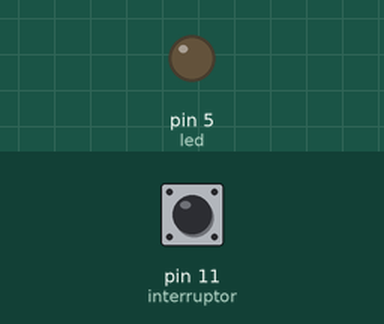
This sketch was run on a simulated Arduino Uno, built with avr-gcc and run on an emulated ATmega328P. On the bench: output pins drawn as LEDs (lit = HIGH). Inputs (shaded band) come from the test bench; at power-on: pin 11 (interruptor) LOW.

Above: at 1.2 s.
1.3 s: pin 11 (interruptor) pulled HIGH for 0.15 s
At 1.37 s:
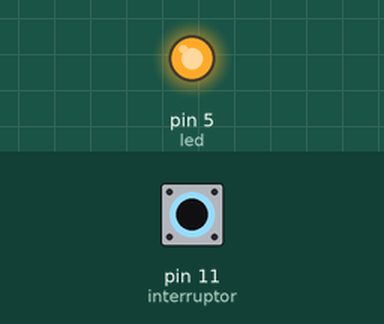
2.9 s: pin 11 (interruptor) pulled HIGH for 3.2 s
At 7.0 s:
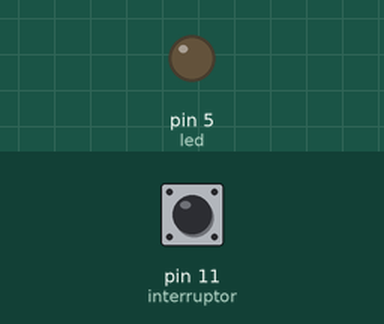
Timing chart, 0 to 8.5 s (numbered marks = the images above; inputs shaded):
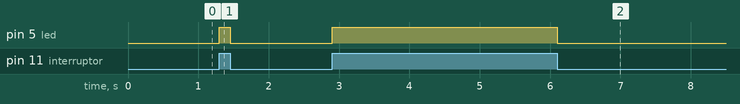

The sketch:

COD_SENSOR_DE_INCLINACAO_KY_020_BALL_SWITCH.ino
```cpp
/* !-- VARIAVEIS --! */
int led = 5;
int interruptor = 11;
int val;


/* !-- INICIO DO SETUP (SO PASSA AQUI 1 VEZ) --! */
void setup() {
  pinMode (led, OUTPUT);
  pinMode (interruptor, INPUT);
}

/* !-- INICIO DO LOOP (REPETIÇÃO) --! */
void loop() {
  val = digitalRead(interruptor);

  if (val == HIGH) {
    digitalWrite (led, HIGH);
  }

  else
  {
    digitalWrite(led, LOW);
  }

} //FIM
```

Measured:
- after the input at 1.3 s, pin 5 (led): LOW → HIGH at once, → LOW 0.15 s later
- after the input at 2.9 s, pin 5 (led): LOW → HIGH at once, → LOW 3.2 s later
